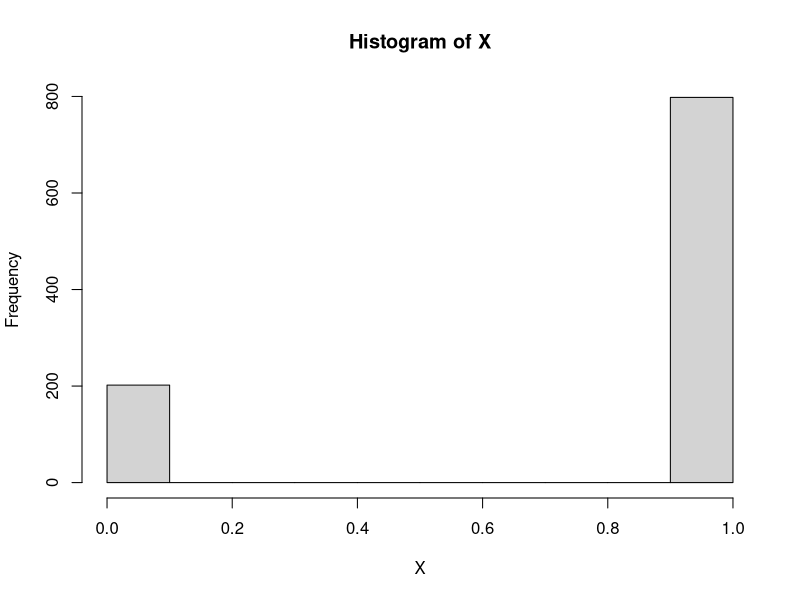
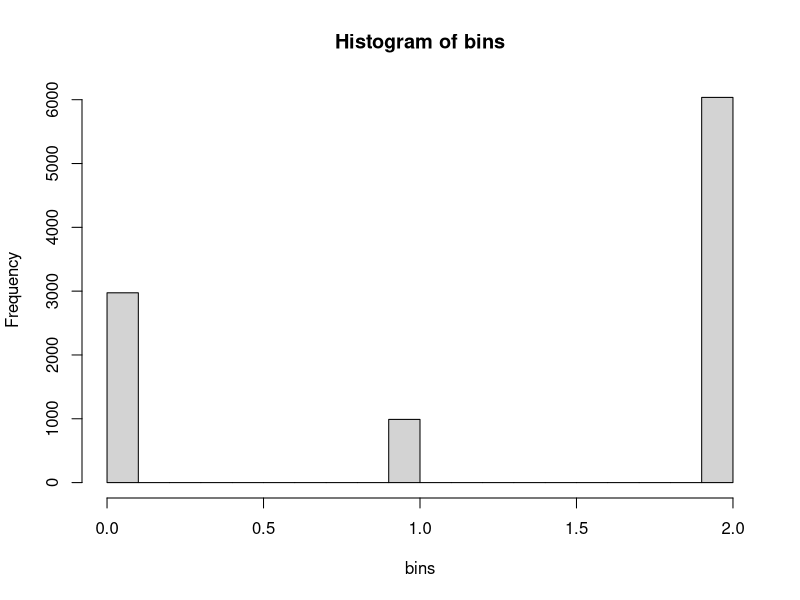
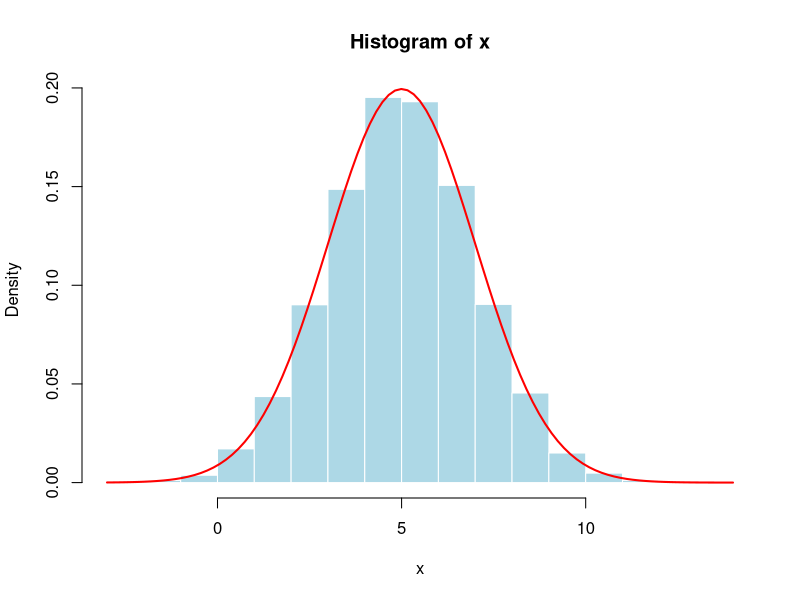
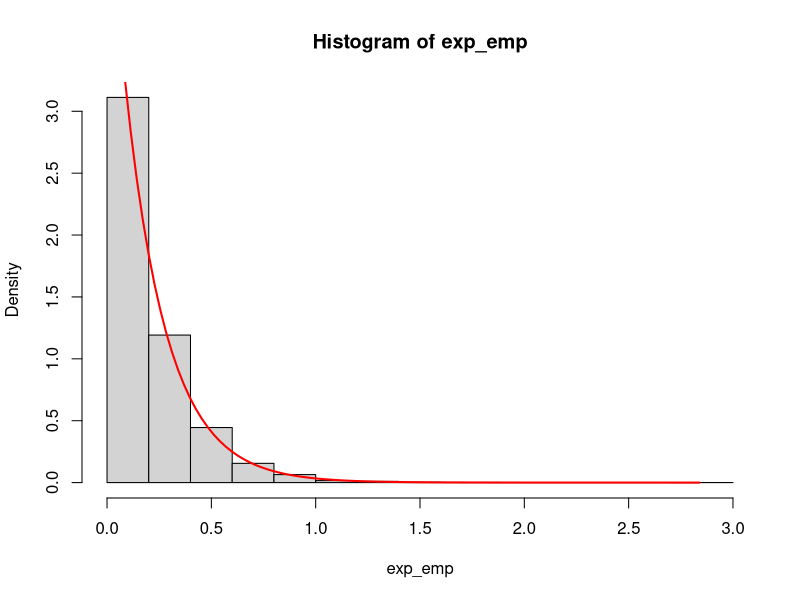
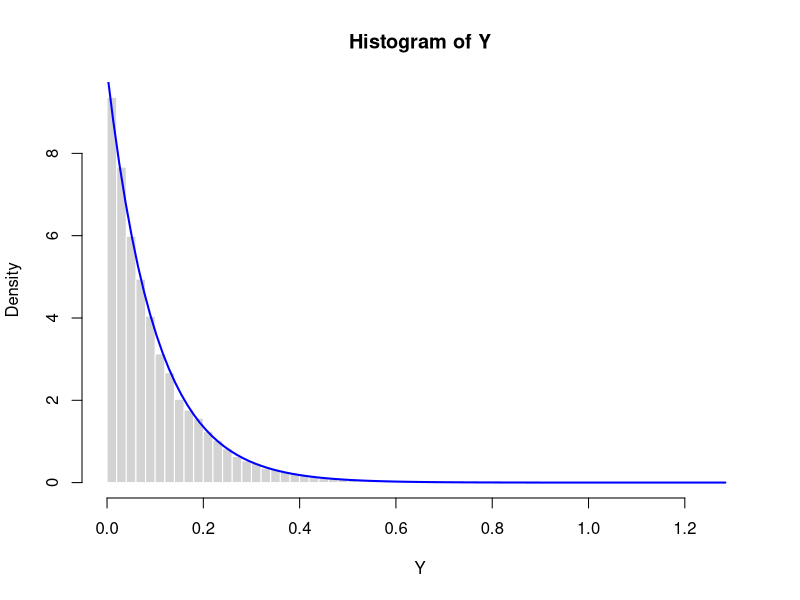

Here is the R script that generated these plots, in order:
B <- 1000
U <- runif(B)
X <- ifelse(U<0.2,0,1)
hist(X)

n <- 10000
u <- runif(n)
bins <- findInterval(u, c(0.3, 0.4))
bins
hist(bins)

x <- rnorm(n, mean = 5, sd = 2)
print(sd(x))
# Histograma em densidade (freq=FALSE)
hist(x, probability = TRUE, col = "lightblue", border = "white")

# Adicionando curva da normal teórica
curve(dnorm(x, mean = 5, sd = 2), col = "red", lwd = 2, add = TRUE)

n <- 10000
lambda <- 5
exp_emp <- rexp(n, rate = lambda)
hist(exp_emp, probability = TRUE, breaks = 20)
curve(dexp(x, rate = lambda), from = 0, to = max(exp_emp), col = "red", lwd = 2, add = TRUE)

n <- 10000
U <- runif(n)
Y <- (-1/10) * log(1 - U)

# Histogram (scaled to density)
hist(Y, probability = TRUE, breaks = 50, col = "lightgray", border = "white")

# Overlay exponential density using curve()
curve(dexp(x, rate = 10), 
      from = 0, to = max(Y), 
      col = "blue", lwd = 2, add = TRUE)
